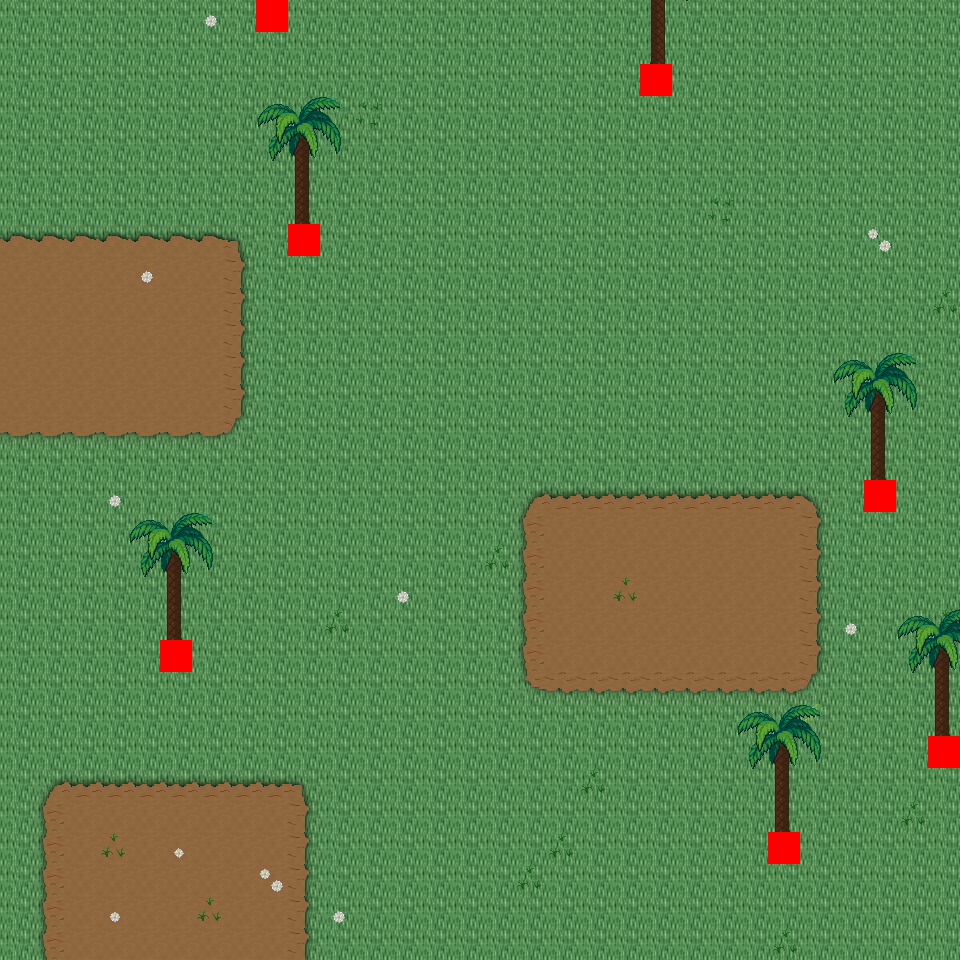

A level layout from a 2D game, rendered from its tile map. Below: a short description, then the map file with tile-grid data replaced by summaries:
An orthogonal 30x30 tile map with 32x32 px tiles, 6 tile layers (Ground, Object, Object2, Above, ...), 27 tilesets and 6 objects (6x mapExit).

<map version="1.0" orientation="orthogonal" renderorder="right-down" width="30" height="30" tilewidth="32" tileheight="32" nextobjectid="7">
  <tileset firstgid="1" name="tileset_logic_collision" tilewidth="32" tileheight="32" tilecount="1" columns="1">
    <image source="../drawable/tileset_logic_collision.png" width="32" height="32" />
  </tileset>
  <tileset firstgid="2" name="tileset_ground_ground" tilewidth="32" tileheight="32" tilecount="33" columns="3">
    <image source="../drawable/tileset_ground_ground.png" width="96" height="352" />
  </tileset>
  <tileset firstgid="35" name="tileset_ground_water_pool" tilewidth="32" tileheight="32" tilecount="72" columns="3">
    <image source="../drawable/tileset_ground_water_pool.png" width="96" height="768" />
  </tileset>
  <tileset firstgid="107" name="tileset_ground_water_pool_corners" tilewidth="32" tileheight="32" tilecount="72" columns="3">
    <image source="../drawable/tileset_ground_water_pool_corners.png" width="96" height="768" />
  </tileset>
  <tileset firstgid="179" name="tileset_ground_grass_edges" tilewidth="32" tileheight="32" tilecount="36" columns="12">
    <image source="../drawable/tileset_ground_grass_edges.png" width="384" height="96" />
  </tileset>
  <tileset firstgid="215" name="tileset_plant_grasses" tilewidth="32" tileheight="32" tilecount="6" columns="3">
    <image source="../drawable/tileset_plant_grasses.png" width="96" height="64" />
  </tileset>
  <tileset firstgid="221" name="tileset_ground_grass_corners" tilewidth="32" tileheight="32" tilecount="24" columns="6">
    <image source="../drawable/tileset_ground_grass_corners.png" width="192" height="128" />
  </tileset>
  <tileset firstgid="245" name="tileset_plant_flower_daisy_white" tilewidth="32" tileheight="32" tilecount="8" columns="2">
    <image source="../drawable/tileset_plant_flower_daisy_white.png" width="64" height="128" />
  </tileset>
  <tileset firstgid="253" name="tileset_item_corpse_huge_animal" tilewidth="32" tileheight="32" tilecount="16" columns="2">
    <image source="../drawable/tileset_item_corpse_huge_animal.png" width="64" height="256" />
  </tileset>
  <tileset firstgid="269" name="tileset_plant_cactus" tilewidth="32" tileheight="32" tilecount="2" columns="1">
    <image source="../drawable/tileset_plant_cactus.png" width="32" height="64" />
  </tileset>
  <tileset firstgid="271" name="tileset_item_corpse_skull_pale" tilewidth="32" tileheight="32" tilecount="2" columns="2">
    <image source="../drawable/tileset_item_corpse_skull_pale.png" width="64" height="32" />
  </tileset>
  <tileset firstgid="273" name="tileset_logic_creature_animal" tilewidth="32" tileheight="32" tilecount="32" columns="8">
    <image source="../drawable/tileset_logic_creature_animal.png" width="256" height="128" />
  </tileset>
  <tileset firstgid="305" name="tileset_logic_creature_golem" tilewidth="32" tileheight="32" tilecount="4" columns="4">
    <image source="../drawable/tileset_logic_creature_golem.png" width="128" height="32" />
  </tileset>
  <tileset firstgid="309" name="tileset_logic_creature_elemental" tilewidth="32" tileheight="32" tilecount="16" columns="8">
    <image source="../drawable/tileset_logic_creature_elemental.png" width="256" height="64" />
  </tileset>
  <tileset firstgid="325" name="tileset_ground_water_pool_deep" tilewidth="32" tileheight="32" tilecount="72" columns="3">
    <image source="../drawable/tileset_ground_water_pool_deep.png" width="96" height="768" />
  </tileset>
  <tileset firstgid="397" name="tileset_plant_tree_palm_trees" tilewidth="32" tileheight="32" tilecount="40" columns="4">
    <image source="../drawable/tileset_plant_tree_palm_trees.png" width="128" height="320" />
  </tileset>
  <tileset firstgid="437" name="tileset_building_roof_straw" tilewidth="32" tileheight="32" tilecount="20" columns="5">
    <image source="../drawable/tileset_building_roof_straw.png" width="160" height="128" />
  </tileset>
  <tileset firstgid="457" name="tileset_item_sign_large" tilewidth="32" tileheight="32" tilecount="15" columns="5">
    <image source="../drawable/tileset_item_sign_large.png" width="160" height="96" />
  </tileset>
  <tileset firstgid="472" name="tileset_item_campfires" tilewidth="32" tileheight="32" tilecount="2" columns="2">
    <image source="../drawable/tileset_item_campfires.png" width="64" height="32" />
  </tileset>
  <tileset firstgid="474" name="tileset_item_firewood" tilewidth="32" tileheight="32" tilecount="12" columns="3">
    <image source="../drawable/tileset_item_firewood.png" width="96" height="128" />
  </tileset>
  <tileset firstgid="486" name="tileset_logic_item_corn" tilewidth="32" tileheight="32" tilecount="5" columns="5">
    <image source="../drawable/tileset_logic_item_corn.png" width="160" height="32" />
  </tileset>
  <tileset firstgid="491" name="tileset_plant_tree_umbrella_thorn" tilewidth="32" tileheight="32" tilecount="18" columns="6">
    <image source="../drawable/tileset_plant_tree_umbrella_thorn.png" width="192" height="96" />
  </tileset>
  <tileset firstgid="509" name="tileset_logic_item_fruits" tilewidth="32" tileheight="32" tilecount="16" columns="8">
    <image source="../drawable/tileset_logic_item_fruits.png" width="256" height="64" />
  </tileset>
  <tileset firstgid="525" name="tileset_ground_sand_2" tilewidth="32" tileheight="32" tilecount="15" columns="5">
    <image source="../drawable/tileset_ground_sand_2.png" width="160" height="96" />
  </tileset>
  <tileset firstgid="540" name="tileset_ground_sand_1" tilewidth="32" tileheight="32" tilecount="10" columns="2">
    <image source="../drawable/tileset_ground_sand_1.png" width="64" height="160" />
  </tileset>
  <tileset firstgid="550" name="tileset_logic_creature_reptile" tilewidth="32" tileheight="32" tilecount="7" columns="7">
    <image source="../drawable/tileset_logic_creature_reptile.png" width="224" height="32" />
  </tileset>
  <tileset firstgid="557" name="tileset_logic_creature_human_cannibal" tilewidth="32" tileheight="32" tilecount="4" columns="4">
    <image source="../drawable/tileset_logic_creature_human_cannibal.png" width="128" height="32" />
  </tileset>
  <layer name="Ground" width="30" height="30">
    <data>[900 cells, 900 non-empty, 2 distinct tile ids]</data>
  </layer>
  <layer name="Object" width="30" height="30">
    <data>[900 cells, 109 non-empty, 22 distinct tile ids]</data>
  </layer>
  <layer name="Object2" width="30" height="30">
    <data>[900 cells, 0 non-empty, 0 distinct tile ids]</data>
  </layer>
  <layer name="Above" width="30" height="30">
    <data>[900 cells, 73 non-empty, 20 distinct tile ids]</data>
  </layer>
  <layer name="Above2" width="30" height="30">
    <data>[900 cells, 0 non-empty, 0 distinct tile ids]</data>
  </layer>
  <layer name="Walkable" width="30" height="30">
    <data>[900 cells, 7 non-empty, 1 distinct tile ids]</data>
  </layer>
  <objectgroup name="MapEvents">
    <object id="1" name="north" type="mapExit" x="0" y="0" width="256" height="32">
      <properties>
        <property name="map" value="level_0_x275_y93" />
        <property name="x" value="0" />
        <property name="y" value="28" />
      </properties>
    </object>
    <object id="2" name="north2" type="mapExit" x="288" y="0" width="672" height="32">
      <properties>
        <property name="map" value="level_0_x275_y93" />
        <property name="x" value="9" />
        <property name="y" value="28" />
      </properties>
    </object>
    <object id="3" name="south" type="mapExit" x="0" y="928" width="960" height="32">
      <properties>
        <property name="map" value="level_0_x275_y95" />
        <property name="x" value="0" />
        <property name="y" value="1" />
      </properties>
    </object>
    </objectgroup>
</map>
<!-- 3 of 6 objects omitted -->
